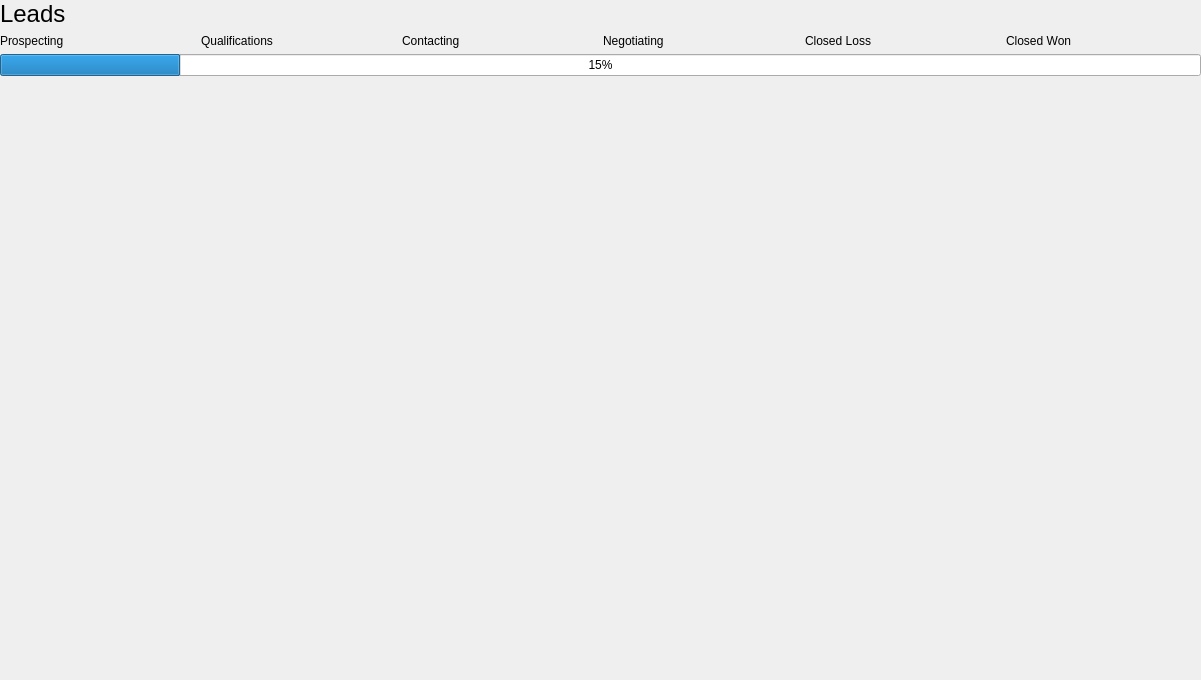
<?xml version="1.0" encoding="UTF-8"?>
<ui version="4.0">
 <class>lead_profile</class>
 <widget class="QWidget" name="lead_profile">
  <property name="geometry">
   <rect>
    <x>0</x>
    <y>0</y>
    <width>1201</width>
    <height>680</height>
   </rect>
  </property>
  <property name="windowTitle">
   <string>Lead </string>
  </property>
  <widget class="QWidget" name="gridLayoutWidget">
   <property name="geometry">
    <rect>
     <x>0</x>
     <y>0</y>
     <width>1201</width>
     <height>671</height>
    </rect>
   </property>
   <layout class="QGridLayout" name="gridLayout">
    <item row="0" column="0">
     <widget class="QLabel" name="label">
      <property name="sizePolicy">
       <sizepolicy hsizetype="Expanding" vsizetype="Fixed">
        <horstretch>0</horstretch>
        <verstretch>0</verstretch>
       </sizepolicy>
      </property>
      <property name="font">
       <font>
        <pointsize>18</pointsize>
       </font>
      </property>
      <property name="text">
       <string>Leads</string>
      </property>
     </widget>
    </item>
    <item row="1" column="0">
     <layout class="QHBoxLayout" name="horizontalLayout_7">
      <item>
       <widget class="QLabel" name="prospecting_txt">
        <property name="sizePolicy">
         <sizepolicy hsizetype="Expanding" vsizetype="Fixed">
          <horstretch>0</horstretch>
          <verstretch>0</verstretch>
         </sizepolicy>
        </property>
        <property name="text">
         <string>Prospecting</string>
        </property>
       </widget>
      </item>
      <item>
       <widget class="QLabel" name="qualifications_txt">
        <property name="sizePolicy">
         <sizepolicy hsizetype="Expanding" vsizetype="Fixed">
          <horstretch>0</horstretch>
          <verstretch>0</verstretch>
         </sizepolicy>
        </property>
        <property name="text">
         <string>Qualifications</string>
        </property>
       </widget>
      </item>
      <item>
       <widget class="QLabel" name="contacting_txt">
        <property name="sizePolicy">
         <sizepolicy hsizetype="Expanding" vsizetype="Fixed">
          <horstretch>0</horstretch>
          <verstretch>0</verstretch>
         </sizepolicy>
        </property>
        <property name="text">
         <string>Contacting</string>
        </property>
       </widget>
      </item>
      <item>
       <widget class="QLabel" name="negotiating_txt">
        <property name="sizePolicy">
         <sizepolicy hsizetype="Expanding" vsizetype="Fixed">
          <horstretch>0</horstretch>
          <verstretch>0</verstretch>
         </sizepolicy>
        </property>
        <property name="text">
         <string>Negotiating</string>
        </property>
       </widget>
      </item>
      <item>
       <widget class="QLabel" name="loss_txt">
        <property name="sizePolicy">
         <sizepolicy hsizetype="Expanding" vsizetype="Fixed">
          <horstretch>0</horstretch>
          <verstretch>0</verstretch>
         </sizepolicy>
        </property>
        <property name="text">
         <string>Closed Loss</string>
        </property>
       </widget>
      </item>
      <item>
       <widget class="QLabel" name="won_txt">
        <property name="sizePolicy">
         <sizepolicy hsizetype="Expanding" vsizetype="Fixed">
          <horstretch>0</horstretch>
          <verstretch>0</verstretch>
         </sizepolicy>
        </property>
        <property name="text">
         <string>Closed Won</string>
        </property>
       </widget>
      </item>
     </layout>
    </item>
    <item row="2" column="0">
     <layout class="QHBoxLayout" name="horizontalLayout_6">
      <item>
       <widget class="QProgressBar" name="info_bar">
        <property name="value">
         <number>15</number>
        </property>
       </widget>
      </item>
     </layout>
    </item>
    <item row="3" column="0">
     <spacer name="verticalSpacer">
      <property name="orientation">
       <enum>Qt::Orientation::Vertical</enum>
      </property>
      <property name="sizeHint" stdset="0">
       <size>
        <width>20</width>
        <height>40</height>
       </size>
      </property>
     </spacer>
    </item>
   </layout>
  </widget>
 </widget>
 <resources/>
 <connections/>
</ui>
